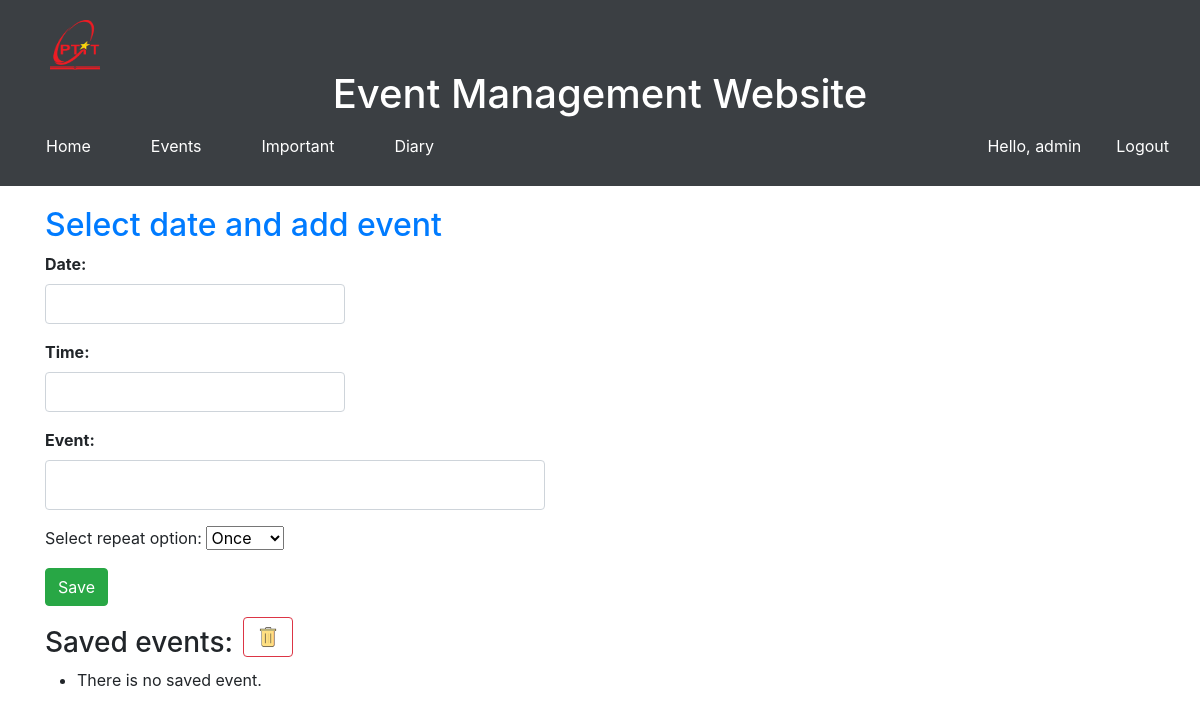
Before: /events/ (signed in) with the older database file.
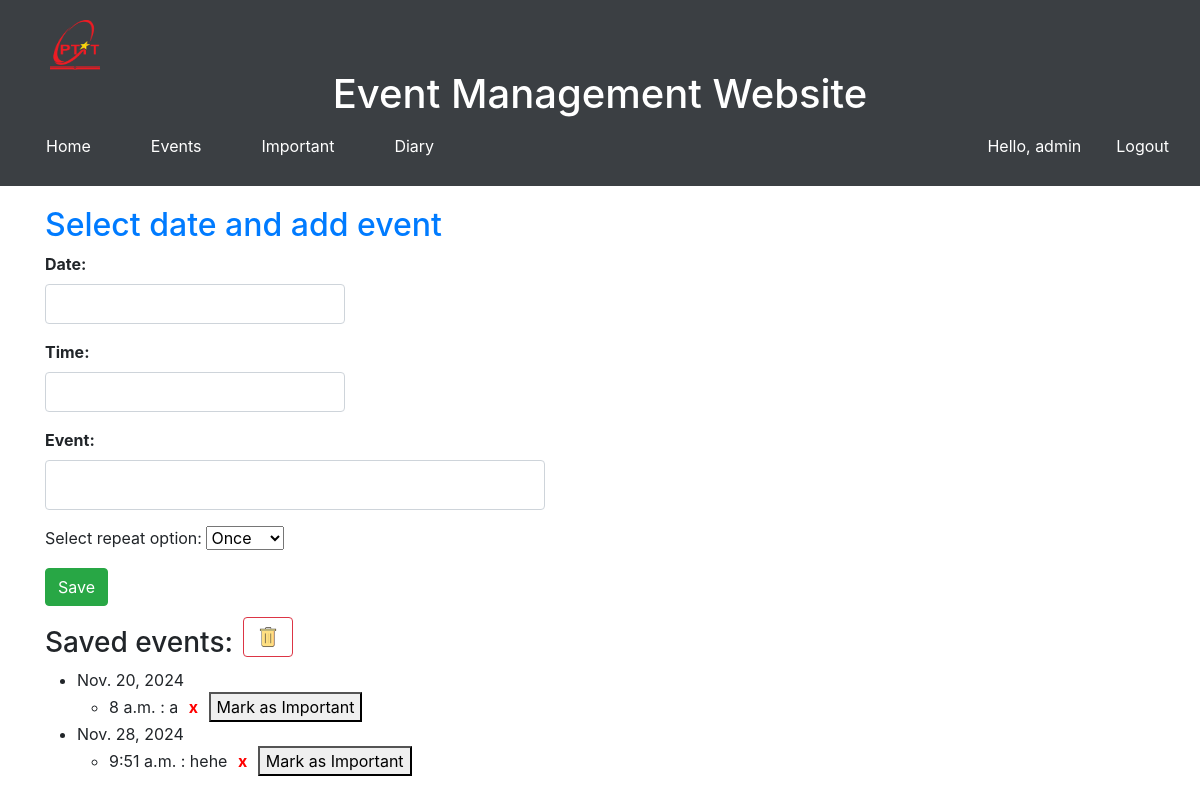
After: the same page with the newer database file.
### app/models.py (models this page shows, shortened)
class Reminder(models.Model):
    user = models.ForeignKey(User, on_delete=models.CASCADE, null=True)
    date = models.DateField(default=timezone.now)
    reminder = models.CharField(max_length=200)
    time = models.TimeField()
    important = models.BooleanField(default=False)
    repeat = models.CharField(
        max_length=20,
        choices=[('once', 'Once'), ('daily', 'Daily'), ('weekly', 'Weekly'),
                 ('monthly', 'Monthly'), ('yearly', 'Yearly')],
        default='once'
    )

### app/views.py (the view, shortened to what this page needs)
# urls.py: path('events/', views.events, name='events'),
def events(request):
    form = ReminderForm(initial={'date': timezone.now().date()})
    reminders = Reminder.objects.filter(user=request.user).order_by("date", "time")
    return render(request, 'app/events.html', {'form': form, 'reminders': reminders})

### app/forms.py
class ReminderForm(forms.ModelForm):
    class Meta:
        model = Reminder
        fields = ['date', 'reminder','time']
        widgets = {
            'date': forms.DateInput(attrs={'type': 'date'}),
            'time': forms.TimeInput(format='%H:%M', attrs={'type': 'time'}),
        }

### app/templates/app/events.html (shortened to what this page needs)
{% extends 'app/base.html' %}
{%load static%}
{% block events %}
<div class="container">
    <h2>Select date and add event</h2>
    <div class="form-group">
        <label for="datePickerInput">Date:</label>
        <input type="text" id="datePickerInput" class="form-control">
    </div>
    <div class="form-group">
        <label for="timePickerInput">Time:</label>
        <input type="text" id="timePickerInput" class="form-control">
    </div>
    <form id="reminderForm" method="POST" action="{% url 'events' %}">
        <div class="form-group">
            <label for="reminderInput">Event:</label>
            <input type="text" id="reminderInput" name="reminder" class="form-control" required>
        </div>
        <div>
            <label for="repeat">Select repeat option:</label>
            <select id="repeat" name="repeat">
              <option value="once" selected>Once</option>
            </select>
        </div>
        <button type="submit" class="btn btn-success">Save</button>
    </form>
    <div style="display: flex; align-items: center;">
        <h3 style="margin-right: 10px;">Saved events:</h3>
        <img id="deleteAllBtn" class="btn btn-danger" src="{% static 'images/deleteall.png' %}" alt="Delete All Events" style="width:50px; height:40px;background-color: transparent;" />
    </div>
{% if reminders %}
    <ul id="reminderList">
        {% for reminder in reminders %}
            {% if forloop.first or reminder.date != previous_date %}
                {% if not forloop.first %}</ul>{% endif %}
                <li>{{ reminder.date }}
                    <ul>
            {% endif %}
                    <li>{{ reminder.time }} : {{ reminder.reminder }}
                        <button class="delete-btn" data-id="{{ reminder.id }}">x</button>
                        <button class="important-btn" data-id="{{ reminder.id }}">Mark as Important</button>
                    </li>
            {% if forloop.last %}</ul></li>{% endif %}
        {% endfor %}
    </ul>
{% else %}
    <ul id="reminderList">
        <li class="task list">There is no saved event.</li>
    </ul>
{% endif %}
</div>
{% endblock events %}

Changed rows visible on the page:
added Reminder: date "Nov. 20, 2024", time "8 a.m.", reminder "a"
added Reminder: date "Nov. 28, 2024", time "9:51 a.m.", reminder "hehe"
Other visible differences:
text no longer shown: "There is no saved event."
